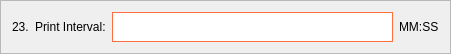
           <widget class="QFrame" name="frame_27">
            <property name="geometry">
             <rect>
              <x>60</x>
              <y>1290</y>
              <width>451</width>
              <height>51</height>
             </rect>
            </property>
            <property name="frameShape">
             <enum>QFrame::StyledPanel</enum>
            </property>
            <property name="frameShadow">
             <enum>QFrame::Raised</enum>
            </property>
            <layout class="QHBoxLayout" name="horizontalLayout_27">
             <item>
              <widget class="QLabel" name="label_73">
               <property name="styleSheet">
                <string notr="true">color: black;
font: 12pt &quot;Segoe UI&quot;;</string>
               </property>
               <property name="text">
                <string>23.</string>
               </property>
              </widget>
             </item>
             <item>
              <widget class="QLabel" name="label_74">
               <property name="styleSheet">
                <string notr="true">color: black;
font: 12pt &quot;Segoe UI&quot;;</string>
               </property>
               <property name="text">
                <string>Print Interval:</string>
               </property>
              </widget>
             </item>
             <item>
              <widget class="QLineEdit" name="nombre_line_edit_24">
               <property name="minimumSize">
                <size>
                 <width>0</width>
                 <height>30</height>
                </size>
               </property>
               <property name="styleSheet">
                <string notr="true">background-color: white;
border: 1px solid #ff6e40;</string>
               </property>
              </widget>
             </item>
             <item>
              <widget class="QLabel" name="label_75">
               <property name="styleSheet">
                <string notr="true">color: black;
font: 12pt &quot;Segoe UI&quot;;</string>
               </property>
               <property name="text">
                <string>MM:SS</string>
               </property>
              </widget>
             </item>
            </layout>
           </widget>
